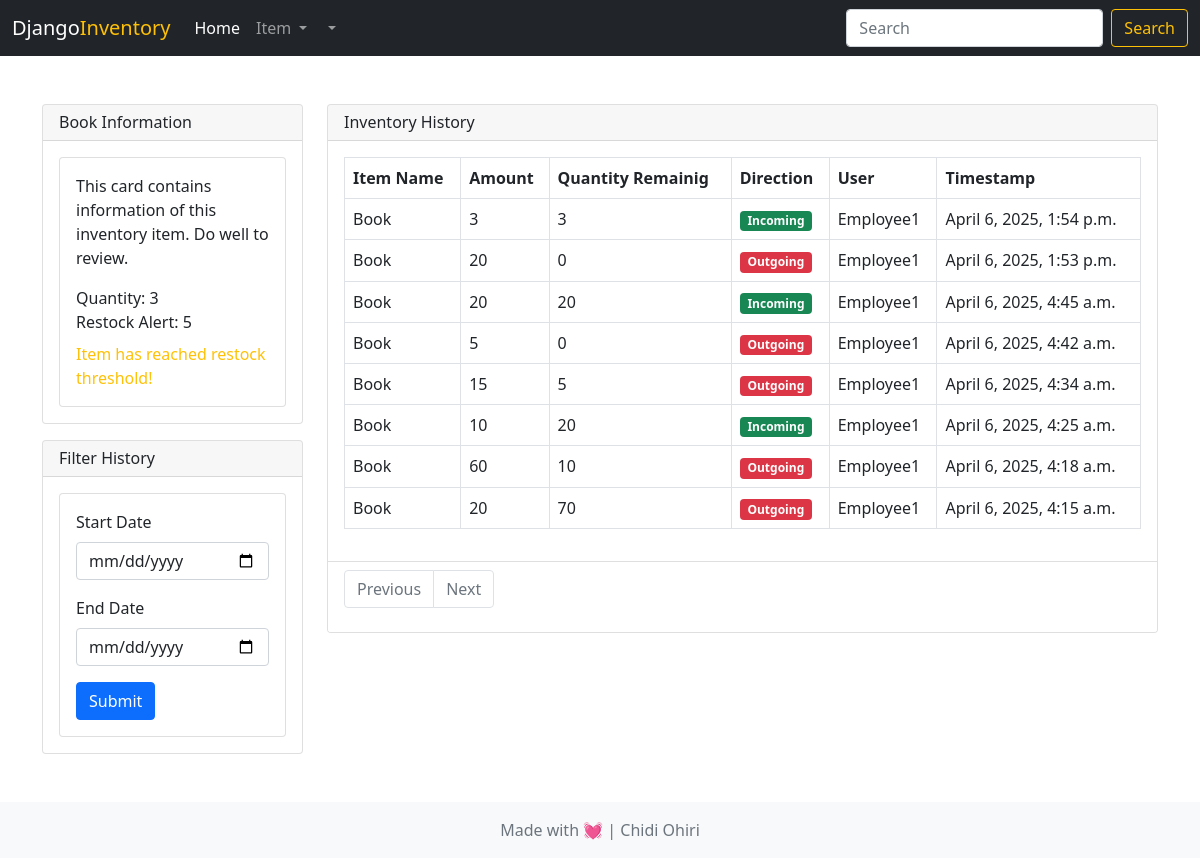
Page /inventory/item-details/4/ (signed in) on the committed database.
### inventory/models.py (models this page shows)
class Item(models.Model):
    name = models.CharField(max_length=100)
    quantity = models.PositiveIntegerField()
    restock_alert = models.PositiveIntegerField()
    created_by = models.ForeignKey(User, on_delete=models.SET_NULL, null=True)
    created_on = models.DateTimeField(auto_now_add=True)

class Incoming(models.Model):
    item = models.ForeignKey(Item, on_delete=models.CASCADE)
    quantity_remaining = models.PositiveIntegerField(default=0)
    quantity_received = models.PositiveIntegerField(default=0)
    vendor = models.CharField(max_length=100, null=True, blank=True)
    user = models.ForeignKey(User, on_delete=models.SET_NULL, null=True)
    timestamp = models.DateTimeField(auto_now_add=True)

class Outgoing(models.Model):
    item = models.ForeignKey(Item, on_delete=models.CASCADE)
    quantity_remaining = models.PositiveIntegerField(default=0)
    quantity_given = models.PositiveIntegerField(default=0)
    user = models.ForeignKey(User, on_delete=models.SET_NULL, null=True)
    timestamp = models.DateTimeField(auto_now_add=True)

### accounts/models.py (models this page shows)
class User(AbstractUser):
    email = models.EmailField(unique=True, null=False, blank=False)

### inventory/views.py (the view, shortened to what this page needs)
# urls.py: path('item-details/<int:pk>/', views.item_details, name='item-details'),
@login_required
def item_details(request, pk):
    item = Item.objects.get(pk=pk)
    all_outgoing = item.outgoing_set.all()
    all_incoming = item.incoming_set.all()
    all_history = sorted(
        chain(all_incoming, all_outgoing),
        key=lambda tx: tx.timestamp,
        reverse=True
    )
    start_date = request.GET.get('start_date')
    end_date = request.GET.get('end_date')
    paginator = Paginator(all_history, 10)
    page_number = request.GET.get('page')
    page_obj = paginator.get_page(page_number)
    context = {
        'item': item,
        'all_history': page_obj,
        'start_date': start_date,
        'end_date': end_date,
    }
    return render(request, 'inventory/item_details.html', context)

### templates/inventory/item_details.html
{% extends 'base.html' %}
{% block content %}
<div class="row">
    <div class="col-md-3">
        <div class="card">
            <div class="card-header d-flex justify-content-between align-items-center ">
                <h6 class="mb-0">{{item.name}} Information</h6>
            </div>
            <div class="card-body">
                <div class="card">
                    <div class="card-body">
                        This card contains information of this inventory item. Do well to review.
                        <div class="mt-3">
                            Quantity: {{item.quantity}}
                        </div>
                        <div>
                            Restock Alert: {{item.restock_alert}}
                        </div>
                        <div class="mt-2">
                            {% if item.restock_alert >= item.quantity and not item.quantity == 0 %}
                            <span class="text-warning">Item has reached restock threshold!</span>
                            {% elif  0 >= item.quantity %}
                            <span class="text-danger">Item has finished in the store</span>
                            {% endif %}
                        </div>
                    </div>
                </div>
            </div>
        </div>
        <div class="card mt-3">
            <div class="card-header d-flex justify-content-between align-items-center ">
                <h6 class="mb-0">Filter History</h6>
            </div>
            <div class="card-body">
                <div class="card">
                    <div class="card-body">
                        <form method="GET">
                            <div class="mb-3">
                                <label for="exampleInputEmail1" class="form-label">Start Date</label>
                                <input type="date" class="form-control" id="exampleInputEmail1"
                                    aria-describedby="emailHelp" name="start_date">
                            </div>
                            <div class="mb-3">
                                <label for="exampleInputEmail1" class="form-label">End Date</label>
                                <input type="date" class="form-control" id="exampleInputEmail1"
                                    aria-describedby="emailHelp" name="end_date">
                            </div>
                            <button type="submit" class="btn btn-primary">Submit</button>
                        </form>
                    </div>
                </div>
            </div>
        </div>
    </div>
    <div class="col-md-9">
        <div class="card">
            <div class="card-header d-flex justify-content-between align-items-center ">
                <h6 class="mb-0">Inventory History</h6>
            </div>
            <div class="card-body">
                <table class="table table-bordered">
                    <thead>
                        <tr>
                            <th scope="col">Item Name</th>
                            <th scope="col">Amount</th>
                            <th scope="col">Quantity Remainig</th>
                            <th scope="col">Direction</th>
                            <th scope="col">User</th>
                            <th scope="col">Timestamp</th>
                        </tr>
                    </thead>
                    <tbody>
                        {% for history in all_history %}
                        <tr>
                            <td>{{history.item.name}}</td>
                            <td>
                                {% if history.vendor %}
                                {{history.quantity_received}}
                                {% else %}
                                {{history.quantity_given}}
                                {% endif %}
                            </td>
                            <td>{{history.quantity_remaining}}</td>
                            <td>
                                {% if history.vendor %}
                                <span class="badge bg-success">Incoming</span>
                                {% else %}
                                <span class="badge bg-danger">Outgoing</span>
                                {% endif %}
                            </td>
                            <td>{{history.user.first_name}}</td>
                            <td>{{history.timestamp}}</td>
                        </tr>
                        {% endfor %}
                    </tbody>
                </table>
            </div>
            <div class="card-footer bg-white">
                <nav aria-label="...">
                    <ul class="pagination">
                        {% if all_history.has_previous %}
                        <li class="page-item">
                            <a class="page-link" href="?page={{ all_history.previous_page_number }}">Previous</a>
                        </li>
                        {% else %}
                        <li class="page-item disabled">
                            <a class="page-link" href="#" tabindex="-1" aria-disabled="true">Previous</a>
                        </li>
                        {% endif %}
                        {% if all_history.has_next %}
                        <li class="page-item">
                            <a class="page-link" href="?page={{ all_history.next_page_number }}">Next</a>
                        </li>
                        {% else %}
                        <li class="page-item disabled">
                            <a class="page-link" href="#" tabindex="-1" aria-disabled="true">Next</a>
                        </li>
                        {% endif %}
                    </ul>
                </nav>
            </div>
        </div>
    </div>
</div>
{% endblock content %}

### rows in the picture
Item: name "Book", quantity "3", restock_alert "5"
Incoming: item.name "Book", quantity_received "3", quantity_remaining "3", vendor "Incoming", user.first_name "Employee1", timestamp "April 6, 2025, 1:54 p.m."
Outgoing: item.name "Book", quantity_given "20", quantity_remaining "0", shows "Outgoing", user.first_name "Employee1", timestamp "April 6, 2025, 1:53 p.m."
Incoming: item.name "Book", quantity_received "20", quantity_remaining "20", vendor "Incoming", user.first_name "Employee1", timestamp "April 6, 2025, 4:45 a.m."
Outgoing: item.name "Book", quantity_given "5", quantity_remaining "0", shows "Outgoing", user.first_name "Employee1", timestamp "April 6, 2025, 4:42 a.m."
Outgoing: item.name "Book", quantity_given "15", quantity_remaining "5", shows "Outgoing", user.first_name "Employee1", timestamp "April 6, 2025, 4:34 a.m."
Incoming: item.name "Book", quantity_received "10", quantity_remaining "20", vendor "Incoming", user.first_name "Employee1", timestamp "April 6, 2025, 4:25 a.m."
Outgoing: item.name "Book", quantity_given "60", quantity_remaining "10", shows "Outgoing", user.first_name "Employee1", timestamp "April 6, 2025, 4:18 a.m."
Outgoing: item.name "Book", quantity_given "20", quantity_remaining "70", shows "Outgoing", user.first_name "Employee1", timestamp "April 6, 2025, 4:15 a.m."
